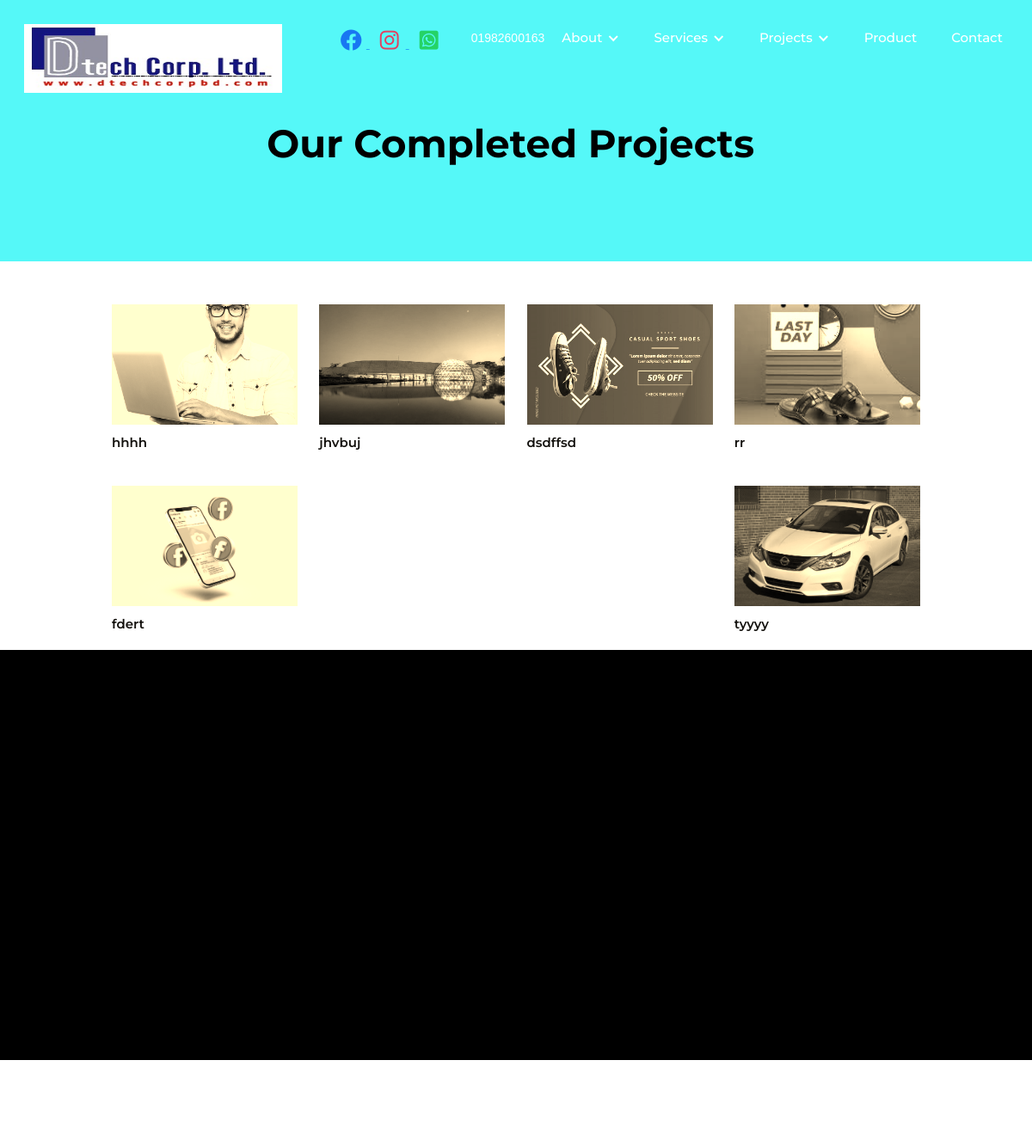
Screenshot of /cat/4/ with the database file from the repository.
### projectapp/models.py (models this page shows, shortened)
class Category(models.Model):
    name = models.CharField(max_length=255)
    def __str__(self):
        return str(self.name)
    def get_absolute_url(self):
        return reverse('homeapp:categorypage', kwargs={'pk':self.pk})

class Project(models.Model):
    title = models.CharField(max_length=255,help_text='title must be in 255 character')
    categories = models.ForeignKey(Category,on_delete=models.CASCADE,null=True,blank=True)
    thumnail_image =models.ImageField(upload_to="project_imgs",help_text='upload thumnail image for project')
    details = RichTextUploadingField(null=True,blank=True,help_text="write details about your project")
    services = RichTextUploadingField(null=True,blank=True,help_text="write service of your project as a list")
    location = models.TextField(null=True,blank=True,help_text="write loaction about your project")
    contractors = models.TextField(null=True,blank=True,help_text="write contractors about your project")
    developer = models.TextField(null=True,blank=True,help_text="write developer about your project")

### homeapp/views.py (the view)
# urls.py: path('cat/<int:pk>/', views.category_filter, name='categorypage'),
def category_filter(request,pk):
    category = Project.objects.filter(categories=pk)
    cat_name =Category.objects.filter(pk=pk).first()
    context={
        'category': category,
        'cat_name':cat_name
    }
    return render(request,'homeapp/category.html',context )

### homeapp/context_processors.py (called while the page is built)
def get_category_context(request):
    categories = Category.objects.all()
    return {
        'categories': categories,
    }

### templates/homeapp/category.html (shortened to what this page needs)
{% extends 'base.html' %}
{% load static %}
{% block content %}
<div class="scope-header wf-section">
    <div class="container-10 w-container">
        <div class="scope-header-div">
            <h1 class="heading-2 scope">Our {{cat_name}} Projects</h1>
        </div>
    </div>
</div>
<div class="container-9 w-container" style="margin-top: 30px !important;">
    <div  style="opacity:1" class="w-dyn-list">
        <div role="list" class="collection-list-5 w-dyn-items">
            {% for project in category %}
            <div role="listitem" class="collection-item-5 w-dyn-item">
                <a href="{% url 'projectapp:project_detailspage'  project.pk %}" aria-current="page" class="project-link-block w-inline-block w--current">
                    <main style="background-image:url({{project.thumnail_image.url}})" class="project-menu-thumb"></main>
                    <div class="icon-text-div">
                        <h4 class="project-link-name">{{project.title}}</h4>
                    </div>
                </a>
            </div>
            {% endfor %}
        </div>
    </div>
</div>
{% endblock %}

### rows the page displays
Category: name "Completed"
Project: thumnail_image (picture), title "hhhh"
Project: thumnail_image (picture), title "jhvbuj"
Project: thumnail_image (picture), title "dsdffsd"
Project: thumnail_image (picture), title "rr"
Project: thumnail_image (picture), title "fdert"
Project: thumnail_image (picture), title "tyyyy"
